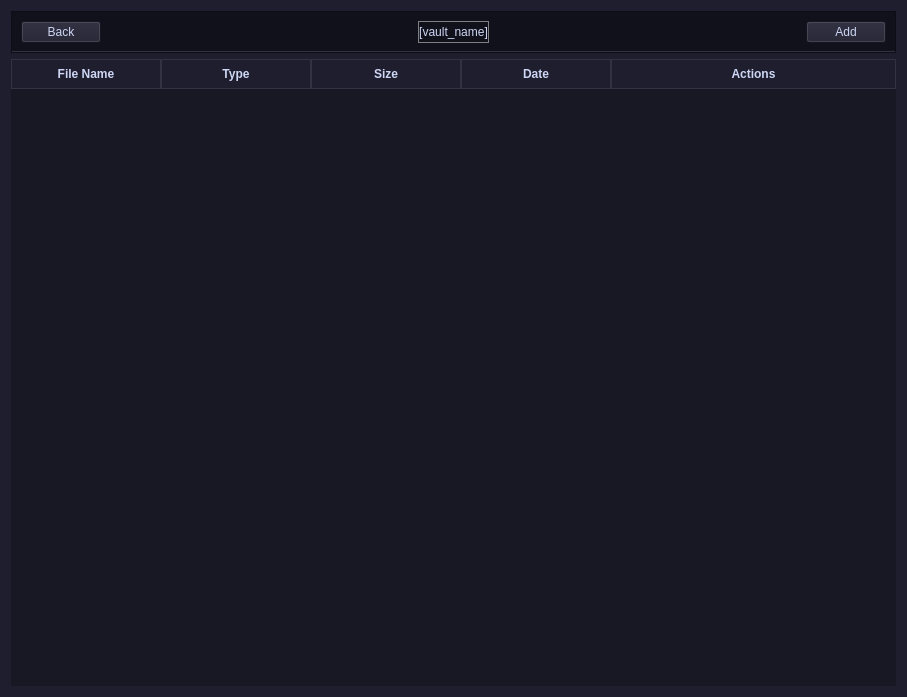
<?xml version="1.0" encoding="UTF-8"?>
<ui version="4.0">
 <class>Form</class>
 <widget class="QWidget" name="Form">
  <property name="geometry">
   <rect>
    <x>0</x>
    <y>0</y>
    <width>907</width>
    <height>697</height>
   </rect>
  </property>
  <property name="acceptDrops">
   <bool>true</bool>
  </property>
  <property name="windowTitle">
   <string>SIRIUS VAULT</string>
  </property>
  <property name="windowIcon">
   <iconset>
    <normaloff>../../SiriusVault/src/ico/siriusvault.ico</normaloff>../../SiriusVault/src/ico/siriusvault.ico</iconset>
  </property>
  <property name="styleSheet">
   <string notr="true">QWidget {
    background-color: #1e1e2e;
    color: #cdd6f4;
}</string>
  </property>
  <layout class="QVBoxLayout" name="verticalLayout">
   <item>
    <widget class="QFrame" name="frame_header">
     <property name="minimumSize">
      <size>
       <width>0</width>
       <height>41</height>
      </size>
     </property>
     <property name="styleSheet">
      <string notr="true">QFrame {
    background-color: #11111b;
    border-bottom: 2px solid #313244;
}</string>
     </property>
     <property name="frameShape">
      <enum>QFrame::StyledPanel</enum>
     </property>
     <property name="frameShadow">
      <enum>QFrame::Raised</enum>
     </property>
     <layout class="QHBoxLayout" name="horizontalLayout">
      <item>
       <widget class="QPushButton" name="btn_vaultmenu_back">
        <property name="text">
         <string>Back</string>
        </property>
       </widget>
      </item>
      <item>
       <spacer name="horizontalSpacer">
        <property name="orientation">
         <enum>Qt::Horizontal</enum>
        </property>
        <property name="sizeHint" stdset="0">
         <size>
          <width>309</width>
          <height>20</height>
         </size>
        </property>
       </spacer>
      </item>
      <item>
       <widget class="QLabel" name="lbl_vaultmenu_vaultName">
        <property name="styleSheet">
         <string notr="true">QLabel {
	border: 1px solid gray
}</string>
        </property>
        <property name="text">
         <string>[vault_name]</string>
        </property>
        <property name="alignment">
         <set>Qt::AlignCenter</set>
        </property>
       </widget>
      </item>
      <item>
       <spacer name="horizontalSpacer_2">
        <property name="orientation">
         <enum>Qt::Horizontal</enum>
        </property>
        <property name="sizeHint" stdset="0">
         <size>
          <width>309</width>
          <height>20</height>
         </size>
        </property>
       </spacer>
      </item>
      <item>
       <widget class="QPushButton" name="btn_vaultmenu_add">
        <property name="text">
         <string>Add</string>
        </property>
       </widget>
      </item>
     </layout>
    </widget>
   </item>
   <item>
    <widget class="QTableWidget" name="table_files">
     <property name="styleSheet">
      <string notr="true">QTableWidget {
    background-color: #181825;
    gridline-color: #313244;
    border: none;
}

QHeaderView::section {
    background-color: #1e1e2e;
    padding: 5px;
    border: 1px solid #313244;
    font-weight: bold;
}

QTableWidget::item:selected {
    background-color: #313244;
    color: #ffffff;
}</string>
     </property>
     <property name="editTriggers">
      <set>QAbstractItemView::NoEditTriggers</set>
     </property>
     <property name="alternatingRowColors">
      <bool>true</bool>
     </property>
     <property name="selectionBehavior">
      <enum>QAbstractItemView::SelectRows</enum>
     </property>
     <attribute name="horizontalHeaderCascadingSectionResizes">
      <bool>false</bool>
     </attribute>
     <attribute name="horizontalHeaderDefaultSectionSize">
      <number>150</number>
     </attribute>
     <attribute name="horizontalHeaderStretchLastSection">
      <bool>true</bool>
     </attribute>
     <column>
      <property name="text">
       <string>File Name</string>
      </property>
     </column>
     <column>
      <property name="text">
       <string>Type</string>
      </property>
     </column>
     <column>
      <property name="text">
       <string>Size</string>
      </property>
     </column>
     <column>
      <property name="text">
       <string>Date</string>
      </property>
     </column>
     <column>
      <property name="text">
       <string>Actions</string>
      </property>
     </column>
    </widget>
   </item>
  </layout>
 </widget>
 <resources/>
 <connections/>
</ui>
